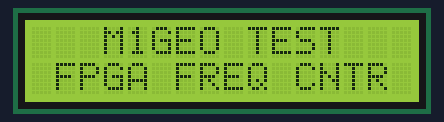
Simulated run of this sketch. Board: Arduino Uno, built with avr-gcc and run on an emulated ATmega328P. Shown: 16×2 character LCD. What the sketch prints to the serial monitor is not drawn.

Above: at 0.1 s.
At 1.2 s:
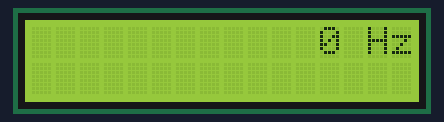

The sketch:

Arduino_SPI_FREQ.ino
```cpp
/*
  fpga
  wire   arduino   fpga
  green  11(MOSI)  41
  red    13(SCK)   39
  white  12(MISO)  38
  black  A5(SSEL)  40

  display
  green  A4(SDA)   SDA
  white  A5(SCL)   SCK
*/
#include <Wire.h>
#include <LiquidCrystal_I2C.h>
LiquidCrystal_I2C lcd(0x27,16,2);  // set the LCD address to 0x27 for a 16 chars and 2 line display

#include <SPI.h>
#define FPGA_SSEL 10

void setup() {
  SPI.begin();
  Serial.begin(115200);
  Serial.println("\n\n\rM1GEO SPI thing");
  pinMode(FPGA_SSEL, OUTPUT);
  digitalWrite(FPGA_SSEL, HIGH);
  lcd.init();
  lcd.backlight();
  lcd.setCursor(3,0);
  lcd.print("M1GEO TEST");
  lcd.setCursor(1,1);
  lcd.print("FPGA FREQ CNTR");
  delay(1000);
  lcd.clear();
}

unsigned long longnum = 0;

void printcomma (unsigned long int n) {
    if (n < 1000) {
      if (n<100) lcd.print(' ');
      if (n<10) lcd.print(' ');
      lcd.print(n);
        return;
    }
    printcomma (n/1000);
    int m = n%1000;
    lcd.print(',');
    if (m<100) lcd.print('0');
    if (m<10) lcd.print('0');
    lcd.print(m);
}

void loop() {
  // do a read
  digitalWrite(FPGA_SSEL, LOW);
  unsigned long a = SPI.transfer16(0); // msb first
  unsigned long b = SPI.transfer16(0); // lsb last
  digitalWrite(FPGA_SSEL, HIGH);
  longnum = (a << 16) | b;
  /*Serial.print(millis());
  Serial.print(": received: 0x");
  Serial.print(longnum, HEX);
  Serial.print(" ");*/
  Serial.println(longnum);
  lcd.clear();
  if (longnum>1E6)
    lcd.setCursor(2,0);
  else if (longnum>1E3)
    lcd.setCursor(6,0);
  else
    lcd.setCursor(10,0);
  printcomma(longnum);
  lcd.print(" Hz");

  delay(1000);
}
```
